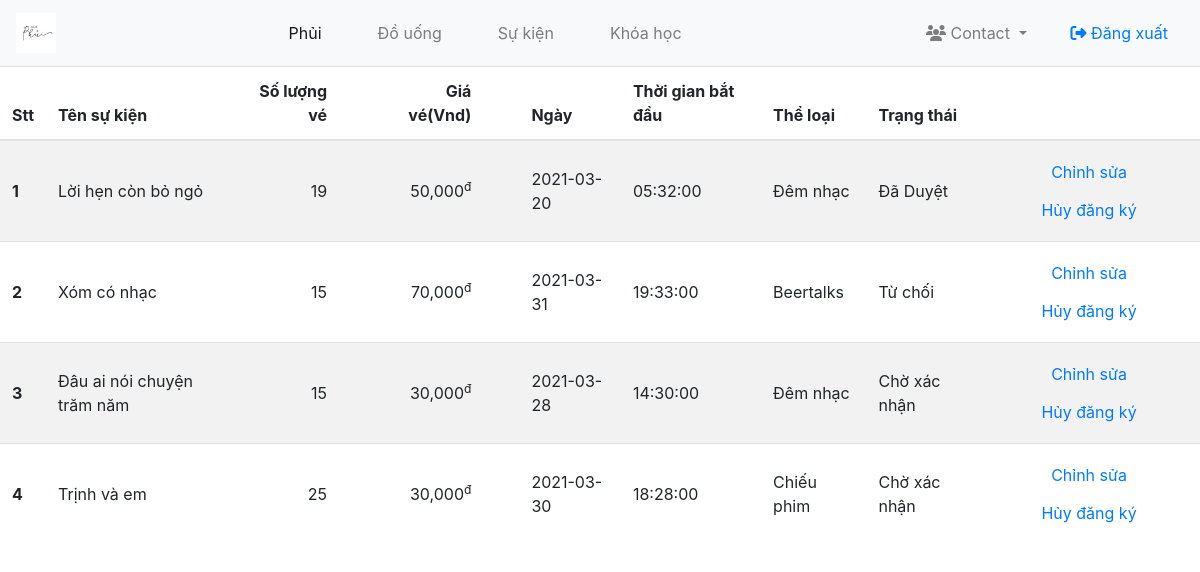
The page /?controller=event&action=eventlist (signed in) on the database its author committed.
### tables this page shows
CREATE TABLE `regist` (
  `id` int unsigned NOT NULL AUTO_INCREMENT,
  `name` varchar(50) NOT NULL,
  `number_ticket` int NOT NULL,
  `ticket_price` decimal(10,0) DEFAULT NULL,
  `date` date NOT NULL,
  `start_time` time NOT NULL,
  `email` varchar(50) DEFAULT NULL,
  `category_id` int unsigned DEFAULT NULL,
  `description` text,
  `status` varchar(45) DEFAULT NULL,
  PRIMARY KEY (`id`),
  UNIQUE KEY `name_UNIQUE` (`name`),
  UNIQUE KEY `date_UNIQUE` (`date`),
  KEY `category_id` (`category_id`)
);

CREATE TABLE `categories` (
  `id` int NOT NULL,
  `name` varchar(11) NOT NULL,
  PRIMARY KEY (`id`)
);

### controllers/event_controller.php (called while the page is built, shortened)
<?php
include_once("controllers/base_controller.php");
require_once("model/event.php");
class EventController extends BaseController {
    public function eventlist() {
        $data = Event::all();
        $category = Category::all();
        $viewData = array("event" => $data,
                        "categories" =>$category);
        $this->render('event', 'eventlist', $viewData);
    }
}
?>

### index.php (called while the page is built, shortened)
<?php
$action = $_GET["action"] ?? null;
require_once("dbh.php");
$controllerInstance = new $controllerName;
$controllerInstance->$action();
?>

### model/event.php (called while the page is built, shortened)
<?php
class Event
{
    static function all()
    {
        $sql = "SELECT
        t1.*,
        t2.name as category
         FROM case_study.regist t1
         INNER JOIN categories t2
         ON t1.category_id = t2.id";
        $smpt = Dbh::getInstance()->prepare($sql);
        $smpt->execute();
        $rawData = $smpt->fetchAll();
        $list = [];
        foreach ($rawData as $row) {
            $entity = new Event();
            $entity->id = $row["id"];
            $entity->name = $row["name"];
            $entity->number_ticket = $row["number_ticket"];
            $entity->ticket_price = $row["ticket_price"];
            $entity->date = $row["date"];
            $entity->start_time = $row["start_time"];
            $entity->date = $row["date"];
            $entity->email = $row["email"];
            $entity->description = $row["description"];
            $entity->category_id = $row["category_id"];
            $entity->status = $row["status"];
            $entity->category = $row["category"];
            $list[] = $entity;
        }
        return $list;
    }
}

### dbh.php (called while the page is built, shortened)
<?php
class Dbh {
    private static $connection = null;
    public static function getInstance() {
        if(!isset(self::$connection)) {
            try {
                self::$connection = new PDO("mysql:host=localhost;dbname=case_study","root", "011298");
                self::$connection->setAttribute(PDO::ATTR_ERRMODE, PDO::ERRMODE_EXCEPTION);
              } catch(PDOException $e) {
                echo "Connection failed: " . $e->getMessage();
              }
        }
        return self::$connection;
    }
}
?>

### views/event/eventlist.php (the view, shortened to what this page needs)
<table class="table table-striped">
  <thead>
    <tr>
      <th scope="col">Stt</th>
      <th scope="col">Tên sự kiện</th>
      <th scope="col" class="text-right pr-5">Số lượng vé</th>
      <th scope="col" class="text-right pr-5">Giá vé(Vnd)</th>
      <th scope="col">Ngày</th>
      <th scope="col">Thời gian bắt đầu</th>
      <th scope="col">Thể loại</th>
      <th scope="col">Trạng thái</th>
      <th scope="col" class="text-center"></th>
    </tr>
  </thead>
  <tbody>
  <?php
  function makeProductRow($event,$stt = null) {
    return '<tr class="">
    <th class="align-middle" scope="row">'.$stt.'</th>
    <td class="align-middle">'.$event->name.'</td>
    <td class="align-middle text-right pr-5">'.$event->number_ticket.'</td>
    <td class="align-middle text-right pr-5">'.number_format($event->ticket_price,0).'<sup>đ</sup>'.'</td>
    <td class="align-middle">'.$event->date.'</td>
    <td class="align-middle">'.$event->start_time.'</td>
    <td class="align-middle">'.$event->category.'</td>
    <td class="align-middle">'.$event->status.'</td>
    <td class="align-middle text-center">
      <a type="submit" class="btn btn-link" href="?controller=event&action=edit&id='.$event->id.'">Chỉnh sửa</a>
      <form class="d-inline" onsubmit="return confirm(\'Bạn có chắc muốn hủy sự kiện: `'.$event->name.'`\')" action="?controller=event&action=delete&id='.$event->id.'" method="POST">
        <button type="submit" class="btn btn-link">Hủy đăng ký</button>
      </form>
    </td>
  </tr>
    ';
  }
  foreach($event as $key => $regist) {
    echo makeProductRow ($regist, $key + 1);
  }
  ?>
  </tbody>
</table>

### controllers/base_controller.php (shortened to what this page needs)
<?php
abstract class BaseController {
    protected function render($controller, $action ,$viewData = [], $file_layout_name = "layout") {
        $view_file = "views/$controller/$action.php";
        if (is_file($view_file)) {
            extract($viewData);
            include_once($view_file);
            $content = ob_get_clean();
            include_once("views/shared/".$file_layout_name.".php");
        }
}
}

### views/shared/layout.php (shortened to what this page needs)
<!DOCTYPE html>
<html lang="en">
<head>
    <link rel="stylesheet" href="/assets/styles/style.css">
    <link rel="stylesheet" href="/assets/styles/bootstrap.min.css" />
    <link rel="stylesheet" href="https://maxcdn.bootstrapcdn.com/bootstrap/4.0.0/css/bootstrap.min.css">
</head>
<body>
    <nav class="navbar navbar-expand-lg navbar-light bg-light">
        <a class="navbar-brand" href="?controller=home&action=welcome"><img class="logo" src="/assets/images/logo-phui_nonebg_x1.jpg"></a>
        <div class="collapse navbar-collapse" id="navbarSupportedContent">
            <ul class="navbar-nav mr-auto   ml-auto">
                <li class="nav-item active">
                    <a class="nav-link" href="?controller=home&action=welcome">Phủi</a>
                </li>
                <li class="nav-item">
                    <a class="nav-link" href="?controller=drinks&action=index">Đồ uống</a>
                </li>
                <li class="nav-item">
                    <a class="nav-link" href="?controller=event&action=index">Sự kiện</a>
                </li>
                <li class="nav-item mr-auto">
                    <a class="nav-link" href="?controller=course&action=index">Khóa học</a>
                </li>
            </ul>
            <div class="nav-item dropdown contact navbar-nav">
                <a class="nav-link dropdown-toggle" href="#" id="navbarDropdown" role="button" data-toggle="dropdown" aria-haspopup="true" aria-expanded="false">
                    <i class="fas fa-users"></i>
                    Contact
                </a>
            </div>
            <form action="?controller=auth&action=logOut" method="POST">
                    <a class="nav-link" onclick="confirm('Bạn muốn đăng xuất?') && this.parentNode.submit();" href="javascript:;"><i class="fas fa-sign-out-alt"></i> Đăng xuất</a>
            </form>
        </div>
    </nav>
    <div>
        <?php echo $content; ?>
    </div>
</body>
</html>

### assets/styles/style.css (style rules this page uses)
.logo { width: 40px; height: 40px; }
nav { padding: 0px; }
.nav-item a { margin-left: 20px; margin-right: 20px; }

### rows shown on the page
regist: stt "1", name "Lời hẹn còn bỏ ngỏ", number_ticket "19", ticket_price "50,000", date "2021-03-20", start_time "05:32:00", category.name "Đêm nhạc", status "Đã Duyệt"
regist: stt "2", name "Xóm có nhạc", number_ticket "15", ticket_price "70,000", date "2021-03-31", start_time "19:33:00", category.name "Beertalks", status "Từ chối"
regist: stt "3", name "Đâu ai nói chuyện trăm năm", number_ticket "15", ticket_price "30,000", date "2021-03-28", start_time "14:30:00", category.name "Đêm nhạc", status "Chờ xác nhận"
regist: stt "4", name "Trịnh và em", number_ticket "25", ticket_price "30,000", date "2021-03-30", start_time "18:28:00", category.name "Chiếu phim", status "Chờ xác nhận"
